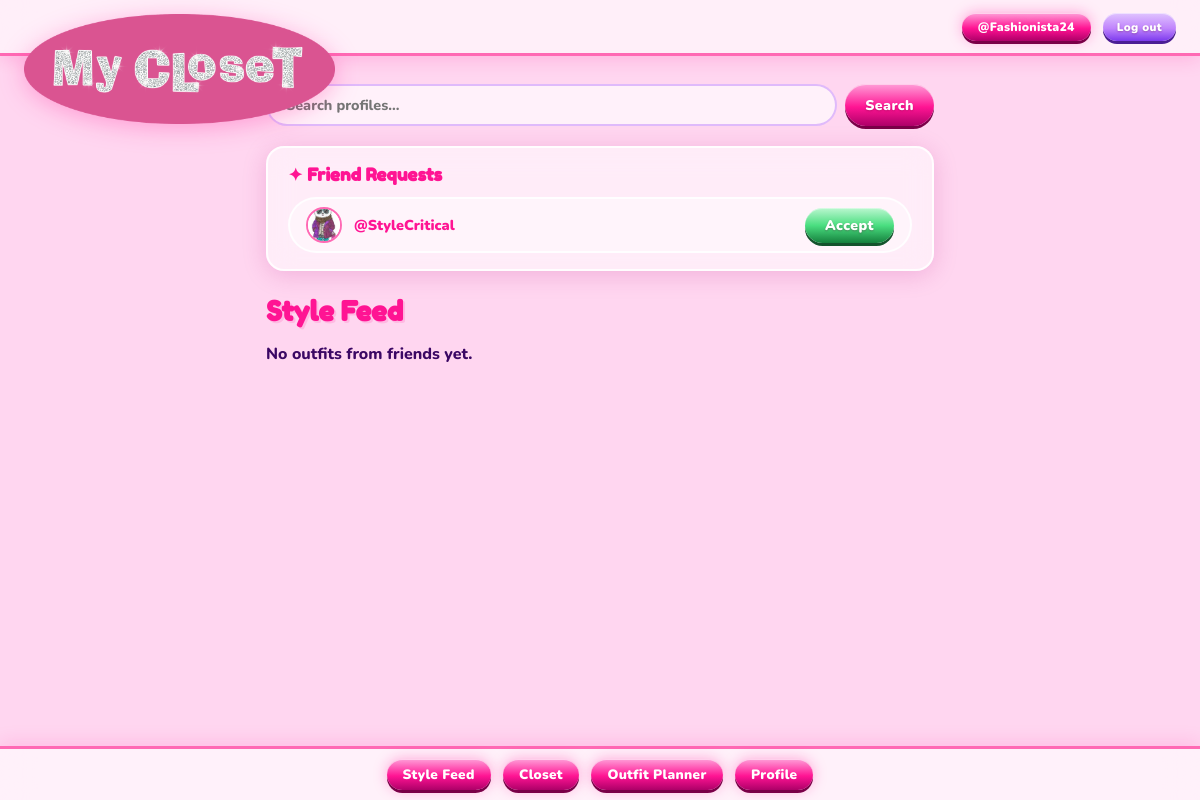
The page /mycloset/feed/ (signed in) on the database as committed earlier.
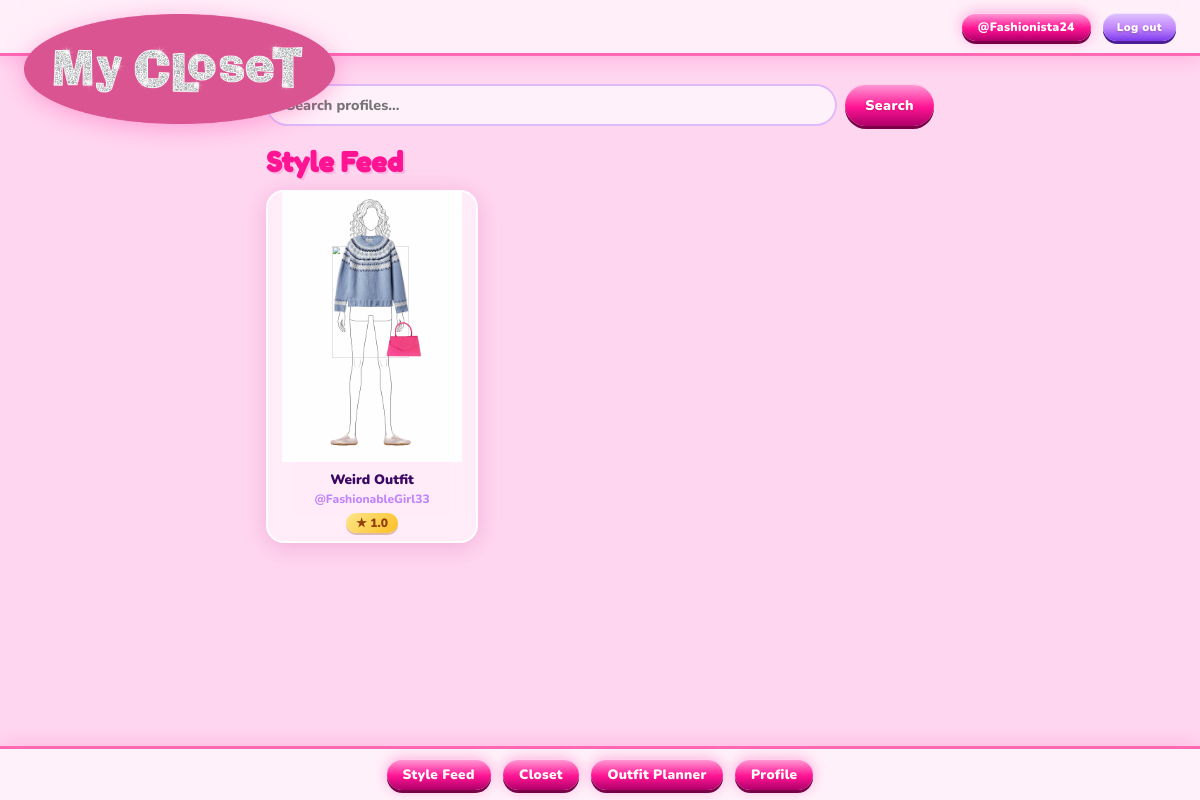
The same page on the database as committed later.
### mycloset/models.py (models this page shows, shortened)
class FriendRequest(models.Model):
    class Status(models.TextChoices):
        PENDING = 'PENDING', 'Pending'
        ACCEPTED = 'ACCEPTED', 'Accepted'
        DECLINED = 'DECLINED', 'Declined'
    requesting_profile = models.ForeignKey(Profile, on_delete=models.CASCADE, related_name='sent_requests')
    responding_profile = models.ForeignKey(Profile, on_delete=models.CASCADE, related_name='received_requests')
    status = models.CharField(max_length=16, choices=Status.choices, default=Status.PENDING)
    timestamp = models.DateTimeField(auto_now_add=True)

class Profile(models.Model):
    user = models.ForeignKey(User, on_delete=models.CASCADE, related_name='mycloset_profiles')
    username = models.CharField(max_length=32, unique=True)
    profile_image = models.ImageField(upload_to='mycloset/profiles/', blank=True)
    bio = models.TextField(max_length=256, blank=True)

class Outfit(models.Model):
    profile = models.ForeignKey(Profile, on_delete=models.CASCADE)
    name = models.CharField(max_length=100)
    top = models.ForeignKey(ClothingItem, on_delete=models.CASCADE, related_name='outfit_as_top')
    top_x = models.IntegerField(null=True, blank=True)
    top_y = models.IntegerField(null=True, blank=True)
    top_width = models.PositiveIntegerField(null=True, blank=True)
    top_height = models.PositiveIntegerField(null=True, blank=True)
    bottom = models.ForeignKey(ClothingItem, on_delete=models.CASCADE, related_name='outfit_as_bottom')
    bottom_x = models.IntegerField(null=True, blank=True)
    bottom_y = models.IntegerField(null=True, blank=True)
    bottom_width = models.PositiveIntegerField(null=True, blank=True)
    bottom_height = models.PositiveIntegerField(null=True, blank=True)
    shoes = models.ForeignKey(ClothingItem, on_delete=models.SET_NULL, null=True, related_name='outfit_as_shoes')
    shoes_x = models.IntegerField(null=True, blank=True)
    shoes_y = models.IntegerField(null=True, blank=True)
    shoes_width = models.PositiveIntegerField(null=True, blank=True)
    shoes_height = models.PositiveIntegerField(null=True, blank=True)
    accessory = models.ForeignKey(ClothingItem, on_delete=models.SET_NULL, null=True, blank=True, related_name='outfit_as_accessory')
    accessory_x = models.IntegerField(null=True, blank=True)
    accessory_y = models.IntegerField(null=True, blank=True)
    accessory_width = models.PositiveIntegerField(null=True, blank=True)
    accessory_height = models.PositiveIntegerField(null=True, blank=True)
    DOLL_CENTER_X = 197
    @property
    def shoes_left_x(self):
        if self.shoes_x is not None and self.shoes_width:
            return 2 * self.DOLL_CENTER_X - self.shoes_x - self.shoes_width
        return None

class ClothingItem(models.Model):
    class ClothingType(models.TextChoices):
        TOP = 'TOP', 'Top'
        BOTTOM = 'BOTTOM', 'Bottom'
        SHOES = 'SHOES', 'Shoes'
        ACCESSORY = 'ACCESSORY', 'Accessory'
    profile = models.ForeignKey(Profile, on_delete=models.CASCADE)
    name = models.CharField(max_length=100)
    type = models.CharField(max_length=16, choices=ClothingType.choices)
    uploaded_image = models.ImageField(upload_to='mycloset/uploaded/')
    processed_image = models.ImageField(upload_to='mycloset/processed/', blank=True)
    uploaded_at = models.DateTimeField(auto_now_add=True)

### mycloset/views.py (the view)
# urls.py: path('feed/', StyleFeedView.as_view(), name='mycloset_feed'),
class StyleFeedView(MyClosetLoginRequiredMixin, View):
    def get(self, request):
        profile = request.user.mycloset_profiles.first()
        friendships = Friendship.objects.filter(Q(profile1=profile) | Q(profile2=profile))
        friend_profiles = [
            f.profile2 if f.profile1 == profile else f.profile1
            for f in friendships
        ]
        outfits = Outfit.objects.filter(profile__in=friend_profiles).annotate(avg_rating=Avg('rating__rating')).order_by('-id')
        incoming = FriendRequest.objects.filter(
            responding_profile=profile,
            status=FriendRequest.Status.PENDING
        ).select_related('requesting_profile')
        context = {'outfits': outfits, 'doll_url': DOLL_URL, 'incoming_requests': incoming}
        q = request.GET.get('q', '').strip()
        if q:
            context['search_results'] = Profile.objects.filter(
                username__icontains=q
            ).exclude(pk=profile.pk)
            context['query'] = q
        return render(request, 'mycloset/feed.html', context)

### mycloset/templates/mycloset/feed.html (shortened to what this page needs)
{% extends 'mycloset/base.html' %}
{% block body_class %}page-feed{% endblock %}
{% block content %}
<form method="GET" action="{% url 'mycloset_feed' %}" class="search-bar">
    <input type="text" name="q" placeholder="Search profiles..." value="{{ query|default:'' }}" autofocus>
    <button type="submit">Search</button>
</form>
{% if incoming_requests %}
<div class="friend-requests-section">
    <h3 class="requests-heading">✦ Friend Requests</h3>
    <div class="friend-requests-list">
        {% for req in incoming_requests %}
        <div class="friend-request-card">
            {% if req.requesting_profile.profile_image %}
            <img src="{{ req.requesting_profile.profile_image.url }}" alt="{{ req.requesting_profile.username }}">
            {% else %}
            <div class="profile-initials profile-initials--xs">{{ req.requesting_profile.username|slice:":2"|upper }}</div>
            {% endif %}
            <a href="{% url 'mycloset_public_profile' req.requesting_profile.pk %}" class="req-username">@{{ req.requesting_profile.username }}</a>
            <form method="POST" action="{% url 'mycloset_accept_request' req.requesting_profile.pk %}">
                <button type="submit" class="btn-accept">Accept</button>
            </form>
        </div>
        {% endfor %}
    </div>
</div>
{% endif %}
<h2>Style Feed</h2>
{% if outfits %}
<div class="outfits-grid">
    {% for outfit in outfits %}
    <a href="{% url 'mycloset_outfit_detail' outfit.pk %}" class="outfit-card">
        <div class="outfit-preview-clip">
            <div class="outfit-preview-scale">
                <div class="preview-doll-area">
                    {% include 'mycloset/outfit_doll.html' %}
                </div>
            </div>
        </div>
        <p>{{ outfit.name }}</p>
        <span class="outfit-username">@{{ outfit.profile.username }}</span>
        {% if outfit.avg_rating %}<span class="card-rating">&#9733; {{ outfit.avg_rating|floatformat:1 }}</span>{% endif %}
    </a>
    {% endfor %}
</div>
{% else %}
<p>No outfits from friends yet.</p>
{% endif %}
{% endblock %}

### mycloset/templates/mycloset/outfit_doll.html (shortened to what this page needs)
{% if outfit.shoes %}
<img src="{{ outfit.shoes.processed_image.url }}"
     style="position:absolute;z-index:1;left:{{ outfit.shoes_x }}px;top:{{ outfit.shoes_y }}px;width:{{ outfit.shoes_width }}px;height:{{ outfit.shoes_height }}px;">
{% if outfit.shoes_left_x is not None %}
<img src="{{ outfit.shoes.processed_image.url }}"
     style="position:absolute;z-index:1;left:{{ outfit.shoes_left_x }}px;top:{{ outfit.shoes_y }}px;width:{{ outfit.shoes_width }}px;height:{{ outfit.shoes_height }}px;transform:scaleX(-1);">
{% endif %}
{% endif %}
{% if outfit.top %}
<img src="{{ outfit.top.processed_image.url }}"
     style="position:absolute;z-index:3;left:{{ outfit.top_x }}px;top:{{ outfit.top_y }}px;width:{{ outfit.top_width }}px;height:{{ outfit.top_height }}px;">
{% endif %}
{% if outfit.accessory %}
<img src="{{ outfit.accessory.processed_image.url }}"
     style="position:absolute;z-index:4;left:{{ outfit.accessory_x }}px;top:{{ outfit.accessory_y }}px;width:{{ outfit.accessory_width }}px;height:{{ outfit.accessory_height }}px;">
{% endif %}

Rows that differ between the two databases and show on the page:
no longer on this page (row edited): FriendRequest: requesting_profile.profile_image (picture), requesting_profile.username "StyleCritical"
added Outfit: shoes.processed_image (picture), top.processed_image (picture), accessory.processed_image (picture), name "Weird Outfit", profile.username "FashionableGirl33", avg_rating "1.0"
Other text that changed with them:
text no longer shown: "✦ Friend Requests No outfits from friends yet."
